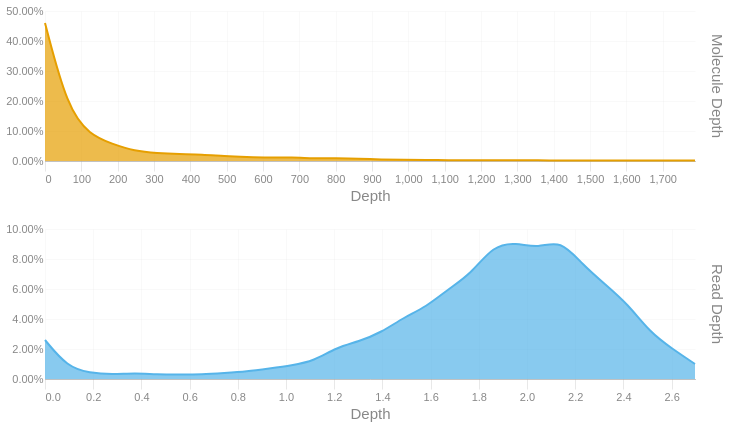

Source (notebook cell):
### Code cell
readdep = depth_hist(tb['Read Depth'], q99, 3)
readdep = readdep.with_columns(pl.lit('Read Depth').alias('Metric'))
if not SKIPLR:
    moldep = depth_hist(tb['Molecule Depth'], mol_q99, 1)
    moldep = moldep.with_columns(pl.lit('Molecule Depth').alias('Metric'))
    _hist = pl.concat([readdep, moldep])
    _hist = _hist.filter(pl.col('Proportion') != 0)
    with SafeRender(_hist):
        (
            alt.Chart(_hist)        
            .mark_area(interpolate = "basis")
            .encode(
                x=alt.X('Bin:Q').scale(domainMin=0).axis(alt.Axis(title='Depth')),
                y = alt.Y('Proportion:Q', title = None).axis(format = '.2%'),
                color = alt.Color('Metric:N').legend(None),
                row = alt.Row("Metric:N").header(title = None, labelOrient = 'right'),
                tooltip = [
                    alt.Tooltip("Metric:N", title = "Metric"),
                    alt.Tooltip('Interval:N', title = "Depth Interval"),
                    alt.Tooltip('Proportion:Q', title = "% Alignments").format('.2%')
                ]
            )
            .resolve_scale(x='independent', y='independent')
            .properties(
                height = 150, width = 650,
                usermeta={'embedOptions': {'downloadFileName': f'{samplename}.depth.hist'}}
            )
        ).display()
else:
    readdep = readdep.filter(pl.col('Proportion') != 0)
    with SafeRender(readdep):
        (
            alt.Chart(readdep)        
            .mark_area(interpolate = "basis")
            .encode(
                x=alt.X('Bin:Q').scale(domainMin=0).axis(alt.Axis(title='Depth')),
                y = alt.Y('Proportion:Q', title = None).axis(format = '.2%'),
                tooltip = [
                    alt.Tooltip('Interval:N', title = "Depth Interval"),
                    alt.Tooltip('Proportion:Q', title = "% Alignments").format('.2%')
                ]
            )
            .properties(
                usermeta={'embedOptions': {'downloadFileName': f'{samplename}.depth.hist'}}
            )
        ).display()

### Figure 1 — Vega-Lite specification as saved in the notebook (floating-point values rounded to 4 significant figures)
{"width": 650, "height": 150, "config": {"title": {"anchor": "start", "dy": -15, "fontSize": 18, "color": "#888888", "subtitleColor": "#888888", "subtitleFontSize": 14}, "arc": {"fill": "#0072B2"}, "axis": {"domainColor": "#888888", "domainWidth": 0.5, "gridWidth": 0.2, "grid": false, "titleFontWeight": 400, "titleFontSize": 15, "labelFontSize": 11, "labelColor": "#888888", "tickColor": "#888888", "tickWidth": 0.2, "titleColor": "#888888"}, "axisBand": {"grid": false}, "axisX": {"grid": true, "tickSize": 10, "domainCap": "round"}, "axisY": {"domain": false, "grid": true, "tickSize": 0, "domainCap": "round"}, "background": "transparent", "header": {"labelFontSize": 15, "labelColor": "#888888", "titleFontSize": 15, "titleFontWeight": 600, "titleColor": "#888888"}, "legend": {"labelFont": "sans-serif", "labelFontSize": 12, "labelColor": "#888888", "symbolSize": 100, "symbolType": "circle", "titleFontSize": 12, "titlePadding": 10, "titleColor": "#888888", "title": null}, "range": {"category": ["#E69F00", "#56B4E9", "#009E73", "#F0E442", "#0072B2", "#D55E00", "#CC79A7", "#000000"], "diverging": ["#cfe8f3", "#a2d4ec", "#73bfe2", "#46abdb", "#1696d2", "#12719e"]}, "area": {"fill": "#0072B2", "fillOpacity": 0.7, "line": true, "strokeOpacity": 0.7}, "line": {"color": "#0072B2", "stroke": "#0072B2", "strokeWidth": 2}, "trail": {"color": "#0072B2", "stroke": "#0072B2", "strokeWidth": 0, "size": 1}, "point": {"filled": true, "fillOpacity": 1.0, "size": 95}, "text": {"color": "#888888", "fontSize": 11, "align": "right", "fontWeight": 400, "size": 11}, "bar": {"fill": "#0072B2", "stroke": null}, "view": {"stroke": null, "continuousWidth": 660, "continuousHeight": 400}}, "data": {"name": "data-a6f1f8a23ed5bd40554f5975e1a5c156"}, "mark": {"type": "area", "interpolate": "basis"}, "encoding": {"color": {"field": "Metric", "legend": null, "type": "nominal"}, "row": {"field": "Metric", "header": {"title": null, "labelOrient": "right"}, "type": "nominal"}, "tooltip": [{"field": "Metric", "title": "Metric", "type": "nominal"}, {"field": "Interval", "title": "Depth Interval", "type": "nominal"}, {"field": "Proportion", "format": ".2%", "title": "% Alignments", "type": "quantitative"}], "x": {"axis": {"title": "Depth"}, "field": "Bin", "scale": {"domainMin": 0}, "type": "quantitative"}, "y": {"axis": {"format": ".2%"}, "field": "Proportion", "title": null, "type": "quantitative"}}, "resolve": {"scale": {"x": "independent", "y": "independent"}}, "usermeta": {"embedOptions": {"downloadFileName": "S3_Cooper_1779.depth.hist"}}, "$schema": "https://vega.github.io/schema/vega-lite/v6.1.0.json", "datasets": {"data-a6f1f8a23ed5bd40554f5975e1a5c156": [{"Bin": 0.0, "Interval": "0.0-0.093", "Proportion": 0.026, "Metric": "Read Depth"}, {"Bin": 0.093, "Interval": "0.093-0.186", "Proportion": 0.008, "Metric": "Read Depth"}, {"Bin": 0.186, "Interval": "0.186-0.279", "Proportion": 0.004, "Metric": "Read Depth"}, {"Bin": 0.279, "Interval": "0.279-0.372", "Proportion": 0.003, "Metric": "Read Depth"}, {"Bin": 0.372, "Interval": "0.372-0.465", "Proportion": 0.004, "Metric": "Read Depth"}, {"Bin": 0.465, "Interval": "0.465-0.558", "Proportion": 0.003, "Metric": "Read Depth"}, {"Bin": 0.558, "Interval": "0.558-0.651", "Proportion": 0.003, "Metric": "Read Depth"}, {"Bin": 0.651, "Interval": "0.651-0.744", "Proportion": 0.003, "Metric": "Read Depth"}, {"Bin": 0.744, "Interval": "0.744-0.837", "Proportion": 0.004, "Metric": "Read Depth"}, {"Bin": 0.837, "Interval": "0.837-0.93", "Proportion": 0.005, "Metric": "Read Depth"}, {"Bin": 0.93, "Interval": "0.93-1.023", "Proportion": 0.007, "Metric": "Read Depth"}, {"Bin": 1.023, "Interval": "1.023-1.116", "Proportion": 0.009, "Metric": "Read Depth"}, {"Bin": 1.116, "Interval": "1.116-1.209", "Proportion": 0.012, "Metric": "Read Depth"}, {"Bin": 1.209, "Interval": "1.209-1.302", "Proportion": 0.021, "Metric": "Read Depth"}, {"Bin": 1.302, "Interval": "1.302-1.395", "Proportion": 0.025, "Metric": "Read Depth"}, {"Bin": 1.395, "Interval": "1.395-1.488", "Proportion": 0.031, "Metric": "Read Depth"}, {"Bin": 1.488, "Interval": "1.488-1.581", "Proportion": 0.041, "Metric": "Read Depth"}, {"Bin": 1.581, "Interval": "1.581-1.674", "Proportion": 0.048, "Metric": "Read Depth"}, {"Bin": 1.674, "Interval": "1.674-1.767", "Proportion": 0.06, "Metric": "Read Depth"}, {"Bin": 1.767, "Interval": "1.767-1.86", "Proportion": 0.07, "Metric": "Read Depth"}, {"Bin": 1.86, "Interval": "1.86-1.953", "Proportion": 0.089, "Metric": "Read Depth"}, {"Bin": 1.953, "Interval": "1.953-2.046", "Proportion": 0.091, "Metric": "Read Depth"}, {"Bin": 2.046, "Interval": "2.046-2.139", "Proportion": 0.087, "Metric": "Read Depth"}, {"Bin": 2.139, "Interval": "2.139-2.232", "Proportion": 0.093, "Metric": "Read Depth"}, {"Bin": 2.232, "Interval": "2.232-2.325", "Proportion": 0.076, "Metric": "Read Depth"}, {"Bin": 2.325, "Interval": "2.325-2.418", "Proportion": 0.063, "Metric": "Read Depth"}, {"Bin": 2.418, "Interval": "2.418-2.511", "Proportion": 0.05, "Metric": "Read Depth"}, {"Bin": 2.511, "Interval": "2.511-2.604", "Proportion": 0.031, "Metric": "Read Depth"}, {"Bin": 2.604, "Interval": "2.604-2.697", "Proportion": 0.02, "Metric": "Read Depth"}, {"Bin": 2.697, "Interval": "2.697-2.79", "Proportion": 0.01, "Metric": "Read Depth"}, {"Bin": 0.0, "Interval": "0.0-61.7", "Proportion": 0.46, "Metric": "Molecule Depth"}, {"Bin": 61.7, "Interval": "61.7-123.4", "Proportion": 0.176, "Metric": "Molecule Depth"}, {"Bin": 123.4, "Interval": "123.4-185.1", "Proportion": 0.087, "Metric": "Molecule Depth"}, {"Bin": 185.1, "Interval": "185.1-246.7", "Proportion": 0.057, "Metric": "Molecule Depth"}, {"Bin": 246.7, "Interval": "246.7-308.4", "Proportion": 0.033, "Metric": "Molecule Depth"}, {"Bin": 308.4, "Interval": "308.4-370.1", "Proportion": 0.026, "Metric": "Molecule Depth"}, {"Bin": 370.1, "Interval": "370.1-431.8", "Proportion": 0.023, "Metric": "Molecule Depth"}, {"Bin": 431.8, "Interval": "431.8-493.5", "Proportion": 0.022, "Metric": "Molecule Depth"}, {"Bin": 493.5, "Interval": "493.5-555.2", "Proportion": 0.016, "Metric": "Molecule Depth"}, {"Bin": 555.2, "Interval": "555.2-616.9", "Proportion": 0.013, "Metric": "Molecule Depth"}, {"Bin": 616.9, "Interval": "616.9-678.5", "Proportion": 0.011, "Metric": "Molecule Depth"}, {"Bin": 678.5, "Interval": "678.5-740.2", "Proportion": 0.012, "Metric": "Molecule Depth"}, {"Bin": 740.2, "Interval": "740.2-801.9", "Proportion": 0.009, "Metric": "Molecule Depth"}, {"Bin": 801.9, "Interval": "801.9-863.6", "Proportion": 0.009, "Metric": "Molecule Depth"}, {"Bin": 863.6, "Interval": "863.6-925.3", "Proportion": 0.008, "Metric": "Molecule Depth"}, {"Bin": 925.3, "Interval": "925.3-987.0", "Proportion": 0.005, "Metric": "Molecule Depth"}, {"Bin": 987.0, "Interval": "987.0-1048.7", "Proportion": 0.004, "Metric": "Molecule Depth"}, {"Bin": 1049.0, "Interval": "1048.7-1110.3", "Proportion": 0.003, "Metric": "Molecule Depth"}, {"Bin": 1110.0, "Interval": "1110.3-1172.0", "Proportion": 0.003, "Metric": "Molecule Depth"}, {"Bin": 1172.0, "Interval": "1172.0-1233.7", "Proportion": 0.002, "Metric": "Molecule Depth"}, {"Bin": 1234.0, "Interval": "1233.7-1295.4", "Proportion": 0.003, "Metric": "Molecule Depth"}, {"Bin": 1295.0, "Interval": "1295.4-1357.1", "Proportion": 0.002, "Metric": "Molecule Depth"}, {"Bin": 1357.0, "Interval": "1357.1-1418.8", "Proportion": 0.003, "Metric": "Molecule Depth"}, {"Bin": 1419.0, "Interval": "1418.8-1480.5", "Proportion": 0.001, "Metric": "Molecule Depth"}, {"Bin": 1480.0, "Interval": "1480.5-1542.2", "Proportion": 0.002, "Metric": "Molecule Depth"}, {"Bin": 1542.0, "Interval": "1542.2-1603.8", "Proportion": 0.002, "Metric": "Molecule Depth"}, {"Bin": 1604.0, "Interval": "1603.8-1665.5", "Proportion": 0.002, "Metric": "Molecule Depth"}, {"Bin": 1666.0, "Interval": "1665.5-1727.2", "Proportion": 0.002, "Metric": "Molecule Depth"}, {"Bin": 1727.0, "Interval": "1727.2-1788.9", "Proportion": 0.001, "Metric": "Molecule Depth"}, {"Bin": 1789.0, "Interval": "1788.9-1850.58", "Proportion": 0.002, "Metric": "Molecule Depth"}]}}
